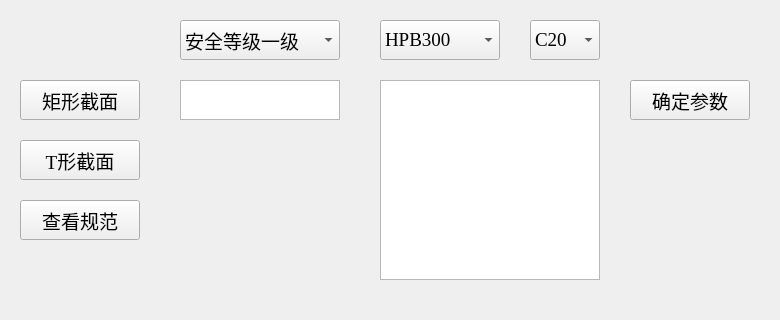
<?xml version="1.0" encoding="UTF-8"?>
<ui version="4.0">
 <class>MainWindow</class>
 <widget class="QMainWindow" name="MainWindow">
  <property name="geometry">
   <rect>
    <x>0</x>
    <y>0</y>
    <width>780</width>
    <height>320</height>
   </rect>
  </property>
  <property name="font">
   <font>
    <family>Times New Roman</family>
    <pointsize>14</pointsize>
   </font>
  </property>
  <property name="windowTitle">
   <string>MainWindow</string>
  </property>
  <widget class="QWidget" name="centralwidget">
   <widget class="QPushButton" name="pushButton_Rectangle">
    <property name="geometry">
     <rect>
      <x>20</x>
      <y>80</y>
      <width>120</width>
      <height>40</height>
     </rect>
    </property>
    <property name="font">
     <font>
      <family>Times New Roman</family>
      <pointsize>14</pointsize>
     </font>
    </property>
    <property name="text">
     <string>矩形截面</string>
    </property>
   </widget>
   <widget class="QPushButton" name="pushButton_Tshape">
    <property name="geometry">
     <rect>
      <x>20</x>
      <y>140</y>
      <width>120</width>
      <height>40</height>
     </rect>
    </property>
    <property name="font">
     <font>
      <family>Times New Roman</family>
      <pointsize>14</pointsize>
     </font>
    </property>
    <property name="text">
     <string>T形截面</string>
    </property>
   </widget>
   <widget class="QPushButton" name="pushButton_Specification">
    <property name="geometry">
     <rect>
      <x>20</x>
      <y>200</y>
      <width>120</width>
      <height>40</height>
     </rect>
    </property>
    <property name="font">
     <font>
      <family>Times New Roman</family>
      <pointsize>14</pointsize>
     </font>
    </property>
    <property name="text">
     <string>查看规范</string>
    </property>
   </widget>
   <widget class="QComboBox" name="comboBox_Security">
    <property name="geometry">
     <rect>
      <x>180</x>
      <y>20</y>
      <width>160</width>
      <height>40</height>
     </rect>
    </property>
    <property name="font">
     <font>
      <family>Times New Roman</family>
      <pointsize>14</pointsize>
     </font>
    </property>
    <item>
     <property name="text">
      <string>安全等级一级</string>
     </property>
    </item>
    <item>
     <property name="text">
      <string>安全等级二级</string>
     </property>
    </item>
    <item>
     <property name="text">
      <string>安全等级三级</string>
     </property>
    </item>
   </widget>
   <widget class="QTextEdit" name="textEdit_Security">
    <property name="geometry">
     <rect>
      <x>180</x>
      <y>80</y>
      <width>160</width>
      <height>40</height>
     </rect>
    </property>
    <property name="font">
     <font>
      <family>Times New Roman</family>
      <pointsize>14</pointsize>
      <weight>50</weight>
      <bold>false</bold>
     </font>
    </property>
   </widget>
   <widget class="QComboBox" name="comboBox_Rebar">
    <property name="geometry">
     <rect>
      <x>380</x>
      <y>20</y>
      <width>120</width>
      <height>40</height>
     </rect>
    </property>
    <property name="font">
     <font>
      <family>Times New Roman</family>
      <pointsize>14</pointsize>
     </font>
    </property>
    <item>
     <property name="text">
      <string>HPB300</string>
     </property>
    </item>
    <item>
     <property name="text">
      <string>HRB400</string>
     </property>
    </item>
    <item>
     <property name="text">
      <string>HRBF400</string>
     </property>
    </item>
    <item>
     <property name="text">
      <string>RRB400</string>
     </property>
    </item>
    <item>
     <property name="text">
      <string>HRB500</string>
     </property>
    </item>
    <item>
     <property name="text">
      <string>HRBF500</string>
     </property>
    </item>
   </widget>
   <widget class="QComboBox" name="comboBox_Concrete">
    <property name="geometry">
     <rect>
      <x>530</x>
      <y>20</y>
      <width>70</width>
      <height>40</height>
     </rect>
    </property>
    <property name="font">
     <font>
      <family>Times New Roman</family>
      <pointsize>14</pointsize>
     </font>
    </property>
    <item>
     <property name="text">
      <string>C20</string>
     </property>
    </item>
    <item>
     <property name="text">
      <string>C25</string>
     </property>
    </item>
    <item>
     <property name="text">
      <string>C30</string>
     </property>
    </item>
    <item>
     <property name="text">
      <string>C35</string>
     </property>
    </item>
    <item>
     <property name="text">
      <string>C40</string>
     </property>
    </item>
    <item>
     <property name="text">
      <string>C45</string>
     </property>
    </item>
    <item>
     <property name="text">
      <string>C50</string>
     </property>
    </item>
    <item>
     <property name="text">
      <string>C55</string>
     </property>
    </item>
    <item>
     <property name="text">
      <string>C60</string>
     </property>
    </item>
    <item>
     <property name="text">
      <string>C65</string>
     </property>
    </item>
    <item>
     <property name="text">
      <string>C70</string>
     </property>
    </item>
    <item>
     <property name="text">
      <string>C75</string>
     </property>
    </item>
    <item>
     <property name="text">
      <string>C80</string>
     </property>
    </item>
   </widget>
   <widget class="QTextEdit" name="textEdit_Parameters">
    <property name="geometry">
     <rect>
      <x>380</x>
      <y>80</y>
      <width>220</width>
      <height>200</height>
     </rect>
    </property>
    <property name="font">
     <font>
      <family>Times New Roman</family>
      <pointsize>14</pointsize>
     </font>
    </property>
   </widget>
   <widget class="QPushButton" name="pushButton_Parameters">
    <property name="geometry">
     <rect>
      <x>630</x>
      <y>80</y>
      <width>120</width>
      <height>40</height>
     </rect>
    </property>
    <property name="font">
     <font>
      <family>Times New Roman</family>
      <pointsize>14</pointsize>
     </font>
    </property>
    <property name="text">
     <string>确定参数</string>
    </property>
   </widget>
  </widget>
 </widget>
 <resources/>
 <connections/>
</ui>
